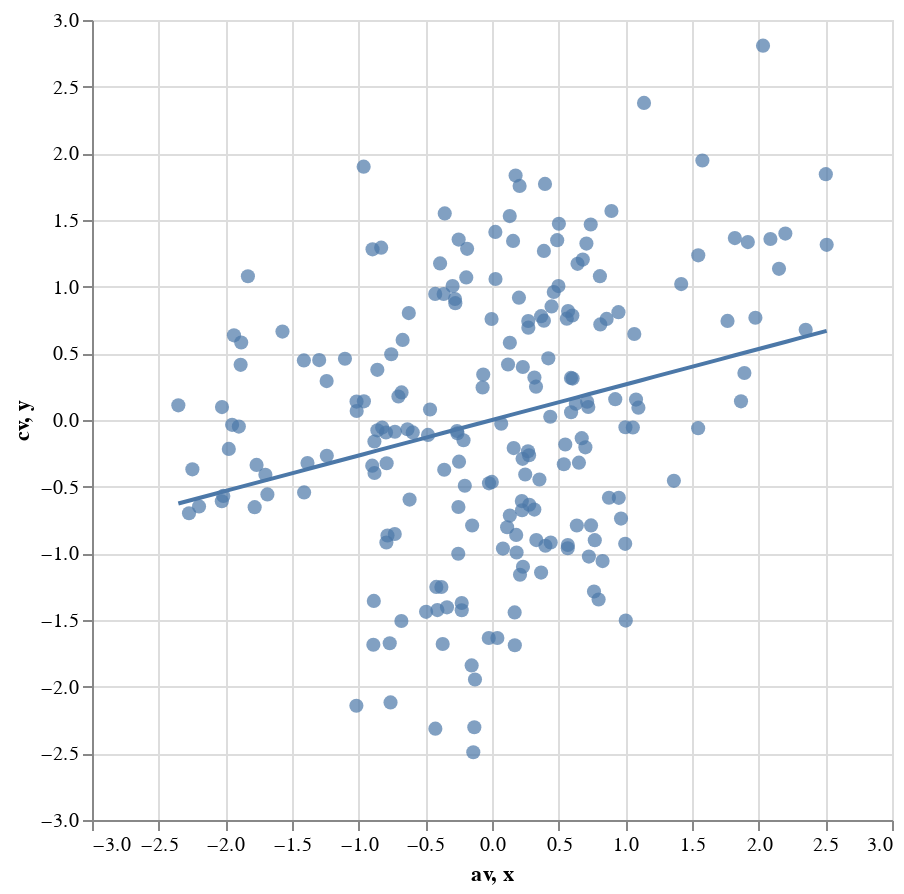

Here is the notebook cell this chart was saved with:
### Code cell
points + fit

### Figure 1 — Vega-Lite specification as saved in the notebook (floating-point values rounded to 4 significant figures; data arrays with more than 128 entries replaced by an {"elided": "..."} marker saying what was removed)
{"$schema": "https://vega.github.io/schema/vega-lite/v2.6.0.json", "config": {"view": {"height": 300, "width": 400}}, "datasets": {"data-15868e8662b4cf5c71c206b5f74d39ff": {"elided": "210 records"}, "data-eef8676d8e51b91cef68e71296e41e2c": [{"x": -2.352, "y": -0.6264}, {"x": -2.253, "y": -0.6}, {"x": -2.154, "y": -0.5736}, {"x": -2.055, "y": -0.5471}, {"x": -1.956, "y": -0.5207}, {"x": -1.856, "y": -0.4943}, {"x": -1.757, "y": -0.4679}, {"x": -1.658, "y": -0.4414}, {"x": -1.559, "y": -0.415}, {"x": -1.459, "y": -0.3886}, {"x": -1.36, "y": -0.3622}, {"x": -1.261, "y": -0.3357}, {"x": -1.162, "y": -0.3093}, {"x": -1.062, "y": -0.2829}, {"x": -0.9632, "y": -0.2565}, {"x": -0.8639, "y": -0.23}, {"x": -0.7647, "y": -0.2036}, {"x": -0.6655, "y": -0.1772}, {"x": -0.5662, "y": -0.1508}, {"x": -0.467, "y": -0.1243}, {"x": -0.3678, "y": -0.09792}, {"x": -0.2685, "y": -0.0715}, {"x": -0.1693, "y": -0.04507}, {"x": -0.07004, "y": -0.01865}, {"x": 0.0292, "y": 0.007774}, {"x": 0.1284, "y": 0.0342}, {"x": 0.2277, "y": 0.06062}, {"x": 0.3269, "y": 0.08705}, {"x": 0.4261, "y": 0.1135}, {"x": 0.5254, "y": 0.1399}, {"x": 0.6246, "y": 0.1663}, {"x": 0.7239, "y": 0.1927}, {"x": 0.8231, "y": 0.2192}, {"x": 0.9223, "y": 0.2456}, {"x": 1.022, "y": 0.272}, {"x": 1.121, "y": 0.2984}, {"x": 1.22, "y": 0.3249}, {"x": 1.319, "y": 0.3513}, {"x": 1.419, "y": 0.3777}, {"x": 1.518, "y": 0.4041}, {"x": 1.617, "y": 0.4306}, {"x": 1.716, "y": 0.457}, {"x": 1.815, "y": 0.4834}, {"x": 1.915, "y": 0.5098}, {"x": 2.014, "y": 0.5363}, {"x": 2.113, "y": 0.5627}, {"x": 2.212, "y": 0.5891}, {"x": 2.312, "y": 0.6155}, {"x": 2.411, "y": 0.6419}, {"x": 2.51, "y": 0.6684}]}, "layer": [{"data": {"name": "data-15868e8662b4cf5c71c206b5f74d39ff"}, "encoding": {"tooltip": {"field": "pair", "type": "nominal"}, "x": {"field": "av", "type": "quantitative"}, "y": {"field": "cv", "type": "quantitative"}}, "mark": {"size": 50, "type": "circle"}}, {"data": {"name": "data-eef8676d8e51b91cef68e71296e41e2c"}, "encoding": {"x": {"field": "x", "scale": {"domain": [-3, 3]}, "type": "quantitative"}, "y": {"field": "y", "scale": {"domain": [-3, 3]}, "type": "quantitative"}}, "height": 400, "mark": "line", "width": 400}]}
